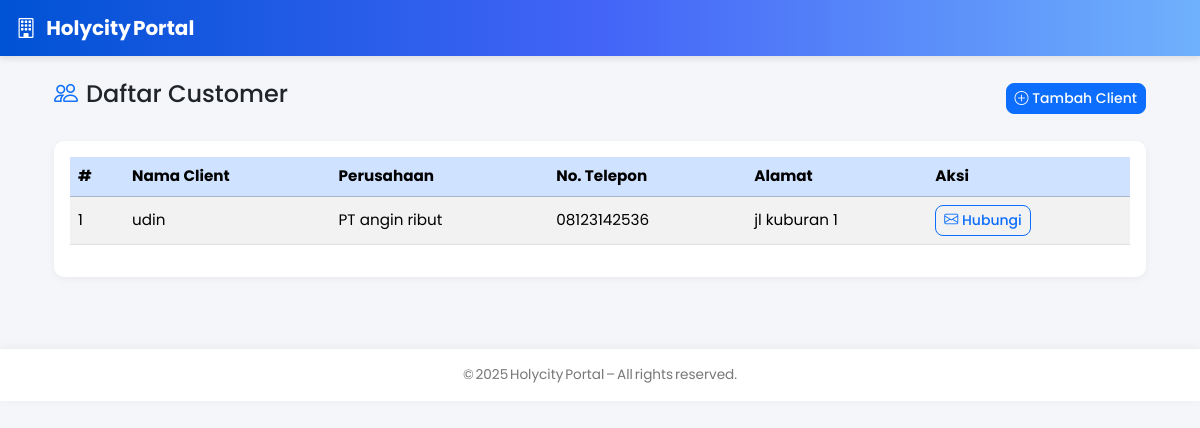
The page /marketing/clients on the database its author committed.
### models.py (models this page shows, shortened)
class MarketingClient(db.Model):
    __tablename__ = "marketing_client"
    id = db.Column(db.Integer, primary_key=True)
    name = db.Column(db.String(150), nullable=False)
    company = db.Column(db.String(150), nullable=False)
    phone = db.Column(db.String(100))
    address = db.Column(db.Text)
    created_at = db.Column(db.DateTime, default=datetime.utcnow)

### blueprints/marketing.py (the view)
@marketing_bp.route('/clients')
def marketing_clients():
    clients = MarketingClient.query.order_by(MarketingClient.id.asc()).all()
    return render_template(
        'marketing/clients.html',
        title="Customer / Client List",
        clients=clients
    )

### templates/marketing/clients.html (shortened to what this page needs)
{% extends "base.html" %}
{% block content %}
<div class="container-fluid">
  <div class="d-flex justify-content-between align-items-center mb-4">
    <h4>
      <i class="bi bi-people text-primary me-2"></i>Daftar Customer
    </h4>
    <button class="btn btn-primary btn-sm" data-bs-toggle="modal" data-bs-target="#addClientModal">
      <i class="bi bi-plus-circle"></i> Tambah Client
    </button>
  </div>
  <div class="card">
    <div class="card-body">
      <table class="table table-striped align-middle">
        <thead class="table-primary">
          <tr>
            <th>#</th>
            <th>Nama Client</th>
            <th>Perusahaan</th>
            <th>No. Telepon</th>
            <th>Alamat</th>
            <th>Aksi</th>
          </tr>
        </thead>
        <tbody>
          {% if clients %}
            {% for c in clients %}
              <tr>
                <td>{{ loop.index }}</td>
                <td>{{ c.name }}</td>
                <td>{{ c.company }}</td>
                <td>{{ c.phone or '-' }}</td>
                <td>{{ c.address or '-' }}</td>
                <td>
                  <a href="tel:{{ c.phone }}" class="btn btn-sm btn-outline-primary">
                    <i class="bi bi-envelope"></i> Hubungi
                  </a>
                </td>
              </tr>
            {% endfor %}
          {% else %}
            <tr><td colspan="6" class="text-center text-muted">Belum ada client.</td></tr>
          {% endif %}
        </tbody>
      </table>
    </div>
  </div>
</div>
{% endblock %}

### templates/base.html (style rules this page uses)
body { background-color:#f4f6f9; font-family:"Poppins","Segoe UI",Roboto,sans-serif; font-size:0.95rem; }
.card { border:0;border-radius:10px; box-shadow:0 2px 8px rgba(0,0,0,0.05); transition:transform .2s ease,box-shadow .2s ease; }
.btn { border-radius:8px;font-weight:500;transition:all .2s ease; }

### rows shown on the page
MarketingClient: name "udin", company "PT angin ribut", phone "08123142536", address "jl kuburan 1"
